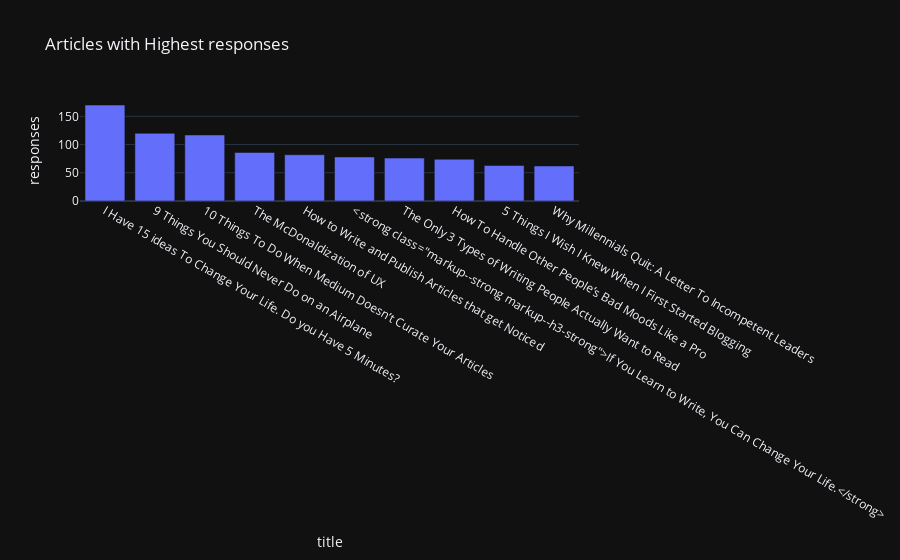

The notebook cell this image was saved under:
### Markdown cell above
## Article with the Highest Claps with the values

### Code cell
pub_resp = data.groupby('title')['responses'].max().sort_values(ascending= False).head(10).reset_index()
px.bar(pub_resp, x= 'title', y='responses',title="Articles with Highest responses" )

### Figure 1 — Plotly figure (JSON) as saved in the notebook; plotly's stock layout.template omitted (floating-point values rounded to 4 significant figures)
{"data": [{"alignmentgroup": "True", "hovertemplate": "title=%{x}<br>responses=%{y}<extra></extra>", "legendgroup": "", "marker": {"color": "#636efa", "pattern": {"shape": ""}}, "name": "", "offsetgroup": "", "orientation": "v", "showlegend": false, "textposition": "auto", "type": "bar", "x": ["I Have 15 ideas To Change Your Life. Do you Have 5 Minutes?", "9 Things You Should Never Do on an Airplane", "10 Things To Do When Medium Doesn’t Curate Your Articles", "The McDonaldization of UX", "How to Write and Publish Articles that get Noticed", "<strong class=\"markup--strong markup--h3-strong\">If You Learn to Write, You Can Change Your Life.</strong>", "The Only 3 Types of Writing People Actually Want to Read", "How To Handle Other People’s Bad Moods Like a Pro", "5 Things I Wish I Knew When I First Started Blogging", "Why Millennials Quit: A Letter To Incompetent Leaders"], "xaxis": "x", "y": [170, 120, 117, 86, 82, 78, 76, 74, 63, 62], "yaxis": "y"}], "layout": {"barmode": "relative", "legend": {"tracegroupgap": 0}, "title": {"text": "Articles with Highest responses"}, "xaxis": {"anchor": "y", "domain": [0, 1], "title": {"text": "title"}}, "yaxis": {"anchor": "x", "domain": [0, 1], "title": {"text": "responses"}}}}
